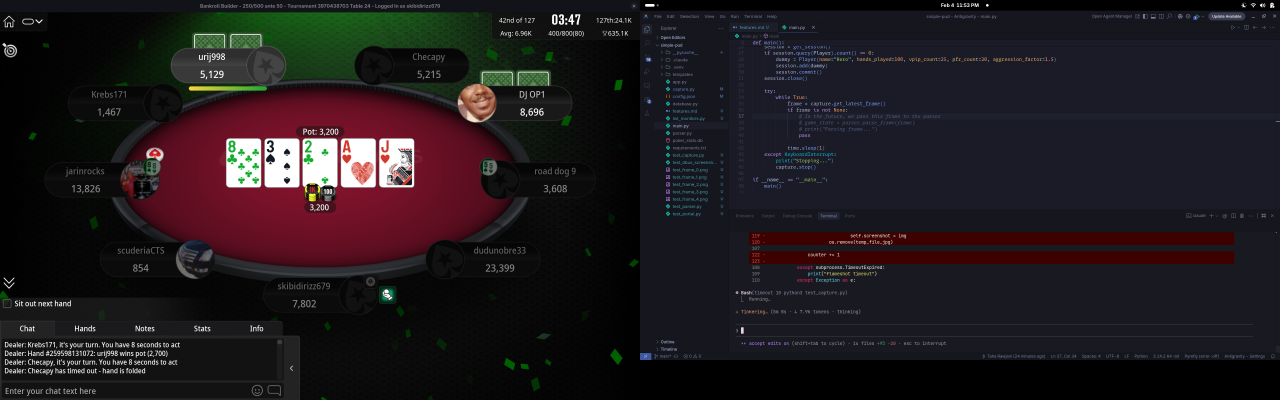
#> input picture test_frame_0.png, 3840 x 1200 px (shown at 1/3 size)
$ python test_parser.py
#> lines starting #> are read from the running program, lines starting #| are printed output that depends on the picture
### parser.py
import cv2
import pytesseract
import numpy as np

# Config for Tesseract - assumes it's in PATH
# If not, use pytesseract.pytesseract.tesseract_cmd = r'/usr/bin/tesseract'

class GameState:
    def __init__(self):
        self.players = [] # List of dicts: {name, stack, seat_idx}
        self.community_cards = []
        self.pot_size = 0
        self.dealer_button_idx = -1

class TableParser:
    def __init__(self):
        pass

    def parse_frame(self, frame):
        """
        Main entry point to parse a frame.
        Returns a GameState object.
        """
        if frame is None:
            return None

        state = GameState()

        # 1. Convert to grayscale for OCR
        gray = cv2.cvtColor(frame, cv2.COLOR_BGR2GRAY)

        # TODO: Define regions of interest (ROI) for players based on table geometry
        # For now, we will just implement a placeholder for full screen OCR to sanity check
        # In a real impl, we would crop to specific player label locations

        # Debug: Save frame occasionally to check validity if needed
        # cv2.imwrite("debug_frame.png", frame)

        return state

    # [15 lines left out: functions extract_text, detect_cards, not called in this run]

### test_parser.py
#!/usr/bin/env python3
"""
Test poker table parsing.
Loads a screenshot and attempts to detect table elements.
"""

import cv2
import numpy as np
import pytesseract
from parser import TableParser

def main():
    # Load a test frame
    print("Loading test frame...")
    frame = cv2.imread('test_frame_0.png')
#> frame is the input picture: shape (1200, 3840, 3); mean B, G, R 29.4, 25.9, 32.1

    if frame is None:
        print("Could not load test frame. Run test_capture.py first.")
        return

    print(f"Frame shape: {frame.shape}")
#| Frame shape: (1200, 3840, 3)

    # Create parser
    parser = TableParser()

    # Parse the frame
    print("\nParsing frame...")
    state = parser.parse_frame(frame)
#> in parse_frame, `gray = cv2.cvtColor(frame, cv2.COLOR_BGR2GRAY)`:
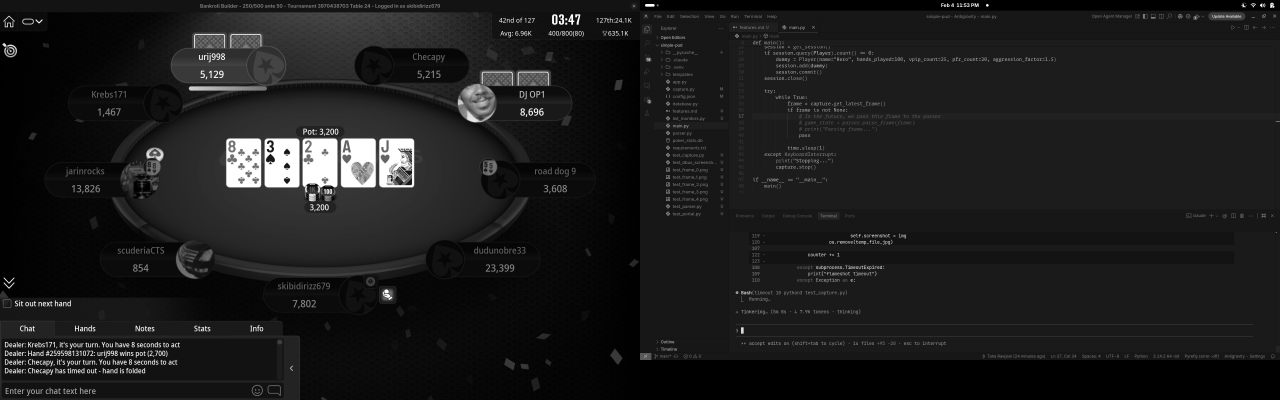
#> gray: shape (1200, 3840) (shown at 1/3 size); min 0, max 255, mean 28.1

    if state:
        print(f"Players: {len(state.players)}")
#| Players: 0
        print(f"Community cards: {len(state.community_cards)}")
#| Community cards: 0
        print(f"Pot size: {state.pot_size}")
#| Pot size: 0
    else:
        print("No state returned")

    # Test OCR on the full frame (just to see what text is detected)
    print("\nRunning OCR on full frame...")
    gray = cv2.cvtColor(frame, cv2.COLOR_BGR2GRAY)

    # Resize for better OCR (if needed)
    # gray = cv2.resize(gray, None, fx=2, fy=2, interpolation=cv2.INTER_CUBIC)

#> (the run stopped early here; a loop or call above may not have finished)
